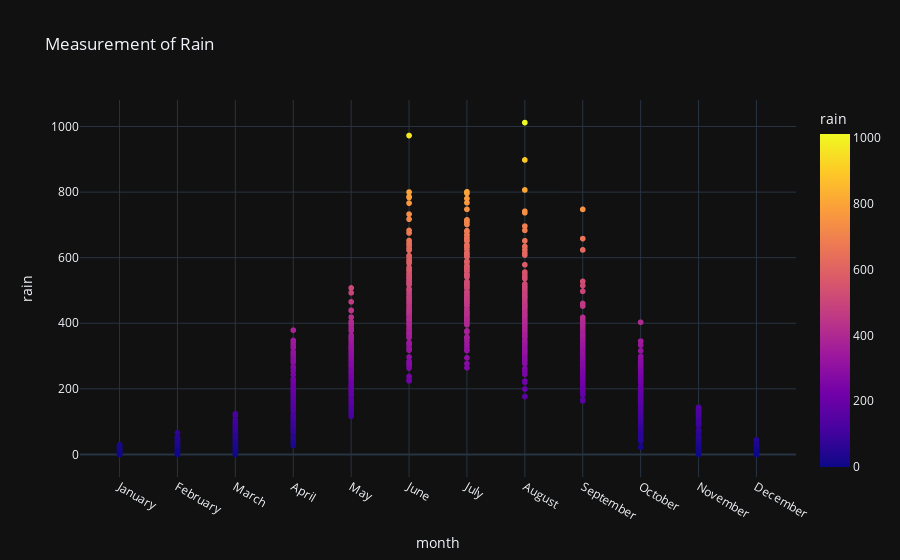

Notebook cell for this chart:
### Code cell
pio.templates.default = "plotly_dark"
fig = px.scatter(df, x = "month", y = "rain", color="rain", title = "Measurement of Rain")
fig.show()

### Figure 1 — Plotly figure (JSON) as saved in the notebook; plotly's stock layout.template omitted (floating-point values rounded to 4 significant figures; data arrays with more than 128 entries replaced by an {"elided": "..."} marker saying what was removed)
{"data": [{"hovertemplate": "month=%{x}<br>rain=%{marker.color}<extra></extra>", "legendgroup": "", "marker": {"color": {"elided": "1428 float values"}, "coloraxis": "coloraxis", "symbol": "circle"}, "mode": "markers", "name": "", "showlegend": false, "x": {"elided": "1428 str values"}, "xaxis": "x", "y": {"elided": "1428 float values"}, "yaxis": "y", "type": "scattergl"}], "layout": {"xaxis": {"anchor": "y", "domain": [0, 1], "title": {"text": "month"}}, "yaxis": {"anchor": "x", "domain": [0, 1], "title": {"text": "rain"}}, "coloraxis": {"colorbar": {"title": {"text": "rain"}}, "colorscale": [[0, "#0d0887"], [0.1111, "#46039f"], [0.2222, "#7201a8"], [0.3333, "#9c179e"], [0.4444, "#bd3786"], [0.5556, "#d8576b"], [0.6667, "#ed7953"], [0.7778, "#fb9f3a"], [0.8889, "#fdca26"], [1, "#f0f921"]]}, "legend": {"tracegroupgap": 0}, "title": {"text": "Measurement of Rain"}}}
